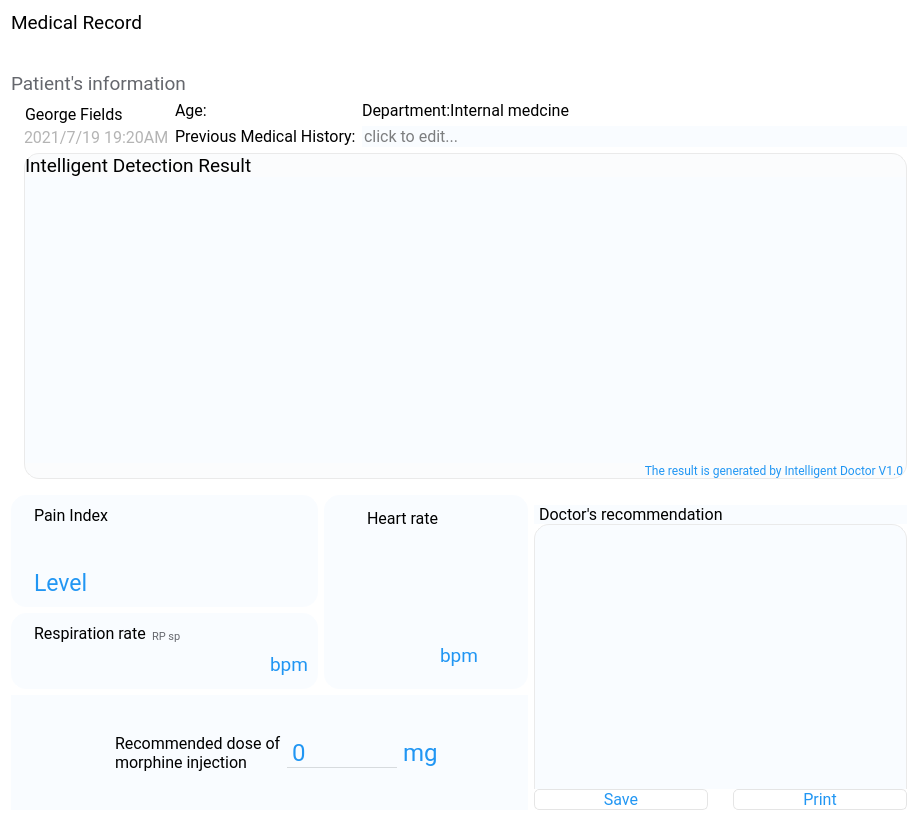
<?xml version="1.0" encoding="UTF-8"?>
<ui version="4.0">
 <class>medicalrecord</class>
 <widget class="QWidget" name="medicalrecord">
  <property name="geometry">
   <rect>
    <x>0</x>
    <y>0</y>
    <width>918</width>
    <height>821</height>
   </rect>
  </property>
  <property name="minimumSize">
   <size>
    <width>0</width>
    <height>821</height>
   </size>
  </property>
  <property name="maximumSize">
   <size>
    <width>16777215</width>
    <height>885</height>
   </size>
  </property>
  <property name="windowTitle">
   <string>Form</string>
  </property>
  <property name="styleSheet">
   <string notr="true">#medicalrecord{
	background-color: rgb(255, 255, 255);
}</string>
  </property>
  <layout class="QVBoxLayout" name="verticalLayout_8">
   <item>
    <layout class="QHBoxLayout" name="horizontalLayout">
     <item>
      <widget class="QLabel" name="label">
       <property name="font">
        <font>
         <family>Roboto</family>
         <pointsize>14</pointsize>
        </font>
       </property>
       <property name="text">
        <string>Medical Record</string>
       </property>
      </widget>
     </item>
     <item>
      <spacer name="horizontalSpacer">
       <property name="orientation">
        <enum>Qt::Horizontal</enum>
       </property>
       <property name="sizeHint" stdset="0">
        <size>
         <width>40</width>
         <height>20</height>
        </size>
       </property>
      </spacer>
     </item>
    </layout>
   </item>
   <item>
    <layout class="QHBoxLayout" name="horizontalLayout_2">
     <property name="topMargin">
      <number>32</number>
     </property>
     <item>
      <widget class="QLabel" name="label_2">
       <property name="font">
        <font>
         <family>Roboto</family>
         <pointsize>14</pointsize>
        </font>
       </property>
       <property name="styleSheet">
        <string notr="true">color:rgb(101,103,109);</string>
       </property>
       <property name="text">
        <string>Patient's information</string>
       </property>
      </widget>
     </item>
     <item>
      <spacer name="horizontalSpacer_2">
       <property name="orientation">
        <enum>Qt::Horizontal</enum>
       </property>
       <property name="sizeHint" stdset="0">
        <size>
         <width>40</width>
         <height>20</height>
        </size>
       </property>
      </spacer>
     </item>
    </layout>
   </item>
   <item>
    <layout class="QHBoxLayout" name="horizontalLayout_16">
     <property name="spacing">
      <number>6</number>
     </property>
     <property name="topMargin">
      <number>0</number>
     </property>
     <item>
      <widget class="QLabel" name="label_24">
       <property name="maximumSize">
        <size>
         <width>51</width>
         <height>51</height>
        </size>
       </property>
       <property name="text">
        <string/>
       </property>
       <property name="pixmap">
        <pixmap resource="resource.qrc">:/image/man1.png</pixmap>
       </property>
      </widget>
     </item>
     <item>
      <layout class="QVBoxLayout" name="verticalLayout_11">
       <property name="spacing">
        <number>0</number>
       </property>
       <item>
        <layout class="QHBoxLayout" name="horizontalLayout_4">
         <property name="rightMargin">
          <number>0</number>
         </property>
         <property name="bottomMargin">
          <number>0</number>
         </property>
         <item>
          <widget class="QPushButton" name="nameshow">
           <property name="maximumSize">
            <size>
             <width>16777215</width>
             <height>31</height>
            </size>
           </property>
           <property name="font">
            <font>
             <family>Roboto</family>
             <pointsize>12</pointsize>
            </font>
           </property>
           <property name="layoutDirection">
            <enum>Qt::RightToLeft</enum>
           </property>
           <property name="styleSheet">
            <string notr="true">text-align:left;</string>
           </property>
           <property name="text">
            <string>George Fields</string>
           </property>
           <property name="flat">
            <bool>true</bool>
           </property>
          </widget>
         </item>
         <item>
          <widget class="QLabel" name="gendershow">
           <property name="text">
            <string/>
           </property>
          </widget>
         </item>
        </layout>
       </item>
       <item>
        <layout class="QHBoxLayout" name="horizontalLayout_18">
         <property name="spacing">
          <number>6</number>
         </property>
         <property name="rightMargin">
          <number>0</number>
         </property>
         <item>
          <widget class="QLabel" name="timeshow">
           <property name="maximumSize">
            <size>
             <width>16777215</width>
             <height>20</height>
            </size>
           </property>
           <property name="font">
            <font>
             <family>Roboto</family>
             <pointsize>12</pointsize>
            </font>
           </property>
           <property name="styleSheet">
            <string notr="true">color:rgb(180, 180, 180);</string>
           </property>
           <property name="text">
            <string>2021/7/19 19:20AM</string>
           </property>
          </widget>
         </item>
        </layout>
       </item>
      </layout>
     </item>
     <item>
      <layout class="QFormLayout" name="formLayout">
       <item row="0" column="0">
        <layout class="QHBoxLayout" name="horizontalLayout_17">
         <item>
          <widget class="QLabel" name="label_27">
           <property name="font">
            <font>
             <family>Roboto</family>
             <pointsize>12</pointsize>
            </font>
           </property>
           <property name="text">
            <string>Age:</string>
           </property>
          </widget>
         </item>
         <item>
          <widget class="QLineEdit" name="ageshow">
           <property name="font">
            <font>
             <family>Roboto</family>
             <pointsize>10</pointsize>
            </font>
           </property>
           <property name="styleSheet">
            <string notr="true">border:0px solid white;</string>
           </property>
          </widget>
         </item>
        </layout>
       </item>
       <item row="0" column="1">
        <widget class="QLabel" name="label_28">
         <property name="font">
          <font>
           <family>Roboto</family>
           <pointsize>12</pointsize>
          </font>
         </property>
         <property name="text">
          <string>Department:Internal medcine</string>
         </property>
        </widget>
       </item>
       <item row="1" column="0">
        <widget class="QLabel" name="label_6">
         <property name="font">
          <font>
           <family>Roboto</family>
           <pointsize>12</pointsize>
          </font>
         </property>
         <property name="text">
          <string>Previous Medical History:</string>
         </property>
        </widget>
       </item>
       <item row="1" column="1">
        <widget class="QLineEdit" name="hisshow">
         <property name="minimumSize">
          <size>
           <width>257</width>
           <height>0</height>
          </size>
         </property>
         <property name="font">
          <font>
           <family>Roboto</family>
           <pointsize>12</pointsize>
          </font>
         </property>
         <property name="styleSheet">
          <string notr="true">background-color:rgb(249, 252, 255);
border-radius:15px;</string>
         </property>
         <property name="placeholderText">
          <string>click to edit...</string>
         </property>
        </widget>
       </item>
      </layout>
     </item>
    </layout>
   </item>
   <item>
    <layout class="QHBoxLayout" name="horizontalLayout_6">
     <item>
      <layout class="QVBoxLayout" name="verticalLayout_3">
       <item>
        <widget class="QLabel" name="ImageViwer">
         <property name="styleSheet">
          <string notr="true"/>
         </property>
         <property name="text">
          <string/>
         </property>
        </widget>
       </item>
      </layout>
     </item>
     <item>
      <layout class="QVBoxLayout" name="verticalLayout_2">
       <property name="spacing">
        <number>0</number>
       </property>
       <property name="bottomMargin">
        <number>0</number>
       </property>
       <item>
        <widget class="QLabel" name="Findings">
         <property name="font">
          <font>
           <family>Roboto</family>
           <pointsize>14</pointsize>
           <weight>50</weight>
           <bold>false</bold>
          </font>
         </property>
         <property name="styleSheet">
          <string notr="true">background-color:rgb(251,252,253);
border-left:1px solid rgb(234,234,234);
border-right:1px solid rgb(234,234,234);
border-bottom:0px solid rgb(234,234,234);
border-top:1px solid rgb(234,234,234);
border-top-left-radius:15px;
border-top-right-radius:15px;</string>
         </property>
         <property name="text">
          <string>Intelligent Detection Result</string>
         </property>
         <property name="margin">
          <number>10</number>
         </property>
         <property name="indent">
          <number>0</number>
         </property>
        </widget>
       </item>
       <item>
        <widget class="QTextBrowser" name="FindingsText">
         <property name="font">
          <font>
           <family>Microsoft YaHei</family>
           <pointsize>12</pointsize>
          </font>
         </property>
         <property name="styleSheet">
          <string notr="true">background-color:rgb(249, 252, 255);
border-top:0px solid rgb(234,234,234);
border-left:1px solid rgb(234,234,234);
border-right:1px solid rgb(234,234,234);
border-bottom:0px solid rgb(234,234,234);
text-indent:5px;</string>
         </property>
         <property name="html">
          <string>&lt;!DOCTYPE HTML PUBLIC &quot;-//W3C//DTD HTML 4.0//EN&quot; &quot;http://www.w3.org/TR/REC-html40/strict.dtd&quot;&gt;
&lt;html&gt;&lt;head&gt;&lt;meta name=&quot;qrichtext&quot; content=&quot;1&quot; /&gt;&lt;style type=&quot;text/css&quot;&gt;
p, li { white-space: pre-wrap; }
&lt;/style&gt;&lt;/head&gt;&lt;body style=&quot; font-family:'Microsoft YaHei'; font-size:12pt; font-weight:400; font-style:normal;&quot;&gt;
&lt;p style=&quot;-qt-paragraph-type:empty; margin-top:0px; margin-bottom:0px; margin-left:0px; margin-right:0px; -qt-block-indent:0; text-indent:0px; font-family:'Microsoft YaHei UI Light'; font-size:15pt;&quot;&gt;&lt;br /&gt;&lt;/p&gt;&lt;/body&gt;&lt;/html&gt;</string>
         </property>
        </widget>
       </item>
       <item>
        <widget class="QLabel" name="label_8">
         <property name="font">
          <font>
           <family>Roboto</family>
          </font>
         </property>
         <property name="styleSheet">
          <string notr="true">color:rgb(33,150,243);
background-color:rgb(251,252,253);
border-left:1px solid rgb(234,234,234);
border-right:1px solid rgb(234,234,234);
border-bottom:1px solid rgb(234,234,234);
border-top:0px solid rgb(234,234,234);
border-bottom-left-radius:15px;
border-bottom-right-radius:15px;</string>
         </property>
         <property name="text">
          <string>The result is generated by Intelligent Doctor V1.0</string>
         </property>
         <property name="alignment">
          <set>Qt::AlignRight|Qt::AlignTrailing|Qt::AlignVCenter</set>
         </property>
         <property name="margin">
          <number>10</number>
         </property>
        </widget>
       </item>
      </layout>
     </item>
    </layout>
   </item>
   <item>
    <layout class="QHBoxLayout" name="horizontalLayout_3">
     <property name="topMargin">
      <number>10</number>
     </property>
     <item>
      <layout class="QVBoxLayout" name="verticalLayout">
       <item>
        <layout class="QHBoxLayout" name="horizontalLayout_9">
         <item>
          <layout class="QVBoxLayout" name="verticalLayout_4">
           <item>
            <widget class="QFrame" name="frame_2">
             <property name="maximumSize">
              <size>
               <width>419</width>
               <height>16777215</height>
              </size>
             </property>
             <property name="styleSheet">
              <string notr="true">#frame_2{
background-color:rgb(249,252,255);
border:1px solid rgb(249,252,255);
border-radius:15px;
}</string>
             </property>
             <property name="frameShape">
              <enum>QFrame::StyledPanel</enum>
             </property>
             <property name="frameShadow">
              <enum>QFrame::Raised</enum>
             </property>
             <layout class="QVBoxLayout" name="verticalLayout_5">
              <item>
               <layout class="QHBoxLayout" name="horizontalLayout_7">
                <item>
                 <widget class="QLabel" name="label_9">
                  <property name="text">
                   <string/>
                  </property>
                  <property name="pixmap">
                   <pixmap resource="resource.qrc">:/image/painindex.png</pixmap>
                  </property>
                 </widget>
                </item>
                <item>
                 <widget class="QLabel" name="label_10">
                  <property name="font">
                   <font>
                    <family>Roboto</family>
                    <pointsize>12</pointsize>
                   </font>
                  </property>
                  <property name="text">
                   <string>Pain Index</string>
                  </property>
                 </widget>
                </item>
                <item>
                 <spacer name="horizontalSpacer_5">
                  <property name="orientation">
                   <enum>Qt::Horizontal</enum>
                  </property>
                  <property name="sizeHint" stdset="0">
                   <size>
                    <width>40</width>
                    <height>20</height>
                   </size>
                  </property>
                 </spacer>
                </item>
               </layout>
              </item>
              <item>
               <layout class="QHBoxLayout" name="horizontalLayout_8">
                <item>
                 <widget class="QLabel" name="label_11">
                  <property name="text">
                   <string/>
                  </property>
                  <property name="pixmap">
                   <pixmap resource="resource.qrc">:/image/indexpain.png</pixmap>
                  </property>
                 </widget>
                </item>
                <item>
                 <widget class="QLabel" name="label_12">
                  <property name="font">
                   <font>
                    <family>Roboto</family>
                    <pointsize>17</pointsize>
                   </font>
                  </property>
                  <property name="styleSheet">
                   <string notr="true">color:rgb(33,150,243);
</string>
                  </property>
                  <property name="text">
                   <string>Level</string>
                  </property>
                  <property name="alignment">
                   <set>Qt::AlignBottom|Qt::AlignLeading|Qt::AlignLeft</set>
                  </property>
                 </widget>
                </item>
                <item>
                 <widget class="QLineEdit" name="painshow">
                  <property name="minimumSize">
                   <size>
                    <width>0</width>
                    <height>66</height>
                   </size>
                  </property>
                  <property name="font">
                   <font>
                    <family>Roboto</family>
                    <pointsize>14</pointsize>
                    <weight>75</weight>
                    <bold>true</bold>
                   </font>
                  </property>
                  <property name="styleSheet">
                   <string notr="true">border:0px solid white;
color:rgb(33,150,243);
background-color:rgb(249,252,255);

</string>
                  </property>
                  <property name="alignment">
                   <set>Qt::AlignBottom|Qt::AlignLeading|Qt::AlignLeft</set>
                  </property>
                 </widget>
                </item>
                <item>
                 <spacer name="horizontalSpacer_7">
                  <property name="orientation">
                   <enum>Qt::Horizontal</enum>
                  </property>
                  <property name="sizeHint" stdset="0">
                   <size>
                    <width>40</width>
                    <height>20</height>
                   </size>
                  </property>
                 </spacer>
                </item>
               </layout>
              </item>
             </layout>
            </widget>
           </item>
           <item>
            <widget class="QFrame" name="frame">
             <property name="maximumSize">
              <size>
               <width>419</width>
               <height>16777215</height>
              </size>
             </property>
             <property name="styleSheet">
              <string notr="true">#frame{
background-color:rgb(249,252,255);
border:1px solid rgb(249,252,255);
border-radius:15px;
}</string>
             </property>
             <property name="frameShape">
              <enum>QFrame::StyledPanel</enum>
             </property>
             <property name="frameShadow">
              <enum>QFrame::Raised</enum>
             </property>
             <layout class="QVBoxLayout" name="verticalLayout_6">
              <item>
               <layout class="QHBoxLayout" name="horizontalLayout_10">
                <item>
                 <widget class="QLabel" name="label_7">
                  <property name="maximumSize">
                   <size>
                    <width>30</width>
                    <height>16777215</height>
                   </size>
                  </property>
                  <property name="text">
                   <string/>
                  </property>
                  <property name="pixmap">
                   <pixmap resource="resource.qrc">:/image/Respiration rate.png</pixmap>
                  </property>
                  <property name="scaledContents">
                   <bool>false</bool>
                  </property>
                 </widget>
                </item>
                <item>
                 <widget class="QLabel" name="label_13">
                  <property name="font">
                   <font>
                    <family>Roboto</family>
                    <pointsize>12</pointsize>
                   </font>
                  </property>
                  <property name="styleSheet">
                   <string notr="true">color:rgb(0,0,0);</string>
                  </property>
                  <property name="text">
                   <string>Respiration rate</string>
                  </property>
                 </widget>
                </item>
                <item>
                 <widget class="QLabel" name="label_14">
                  <property name="font">
                   <font>
                    <family>Roboto</family>
                    <pointsize>8</pointsize>
                   </font>
                  </property>
                  <property name="styleSheet">
                   <string notr="true">color:rgb(101,103,109);</string>
                  </property>
                  <property name="text">
                   <string>RP sp</string>
                  </property>
                  <property name="alignment">
                   <set>Qt::AlignBottom|Qt::AlignLeading|Qt::AlignLeft</set>
                  </property>
                  <property name="wordWrap">
                   <bool>false</bool>
                  </property>
                  <property name="margin">
                   <number>5</number>
                  </property>
                  <property name="indent">
                   <number>0</number>
                  </property>
                 </widget>
                </item>
                <item>
                 <spacer name="horizontalSpacer_6">
                  <property name="orientation">
                   <enum>Qt::Horizontal</enum>
                  </property>
                  <property name="sizeHint" stdset="0">
                   <size>
                    <width>40</width>
                    <height>20</height>
                   </size>
                  </property>
                 </spacer>
                </item>
               </layout>
              </item>
              <item>
               <layout class="QHBoxLayout" name="horizontalLayout_11">
                <item>
                 <widget class="QLineEdit" name="resshow">
                  <property name="font">
                   <font>
                    <family>Roboto</family>
                    <pointsize>17</pointsize>
                    <weight>75</weight>
                    <bold>true</bold>
                   </font>
                  </property>
                  <property name="layoutDirection">
                   <enum>Qt::RightToLeft</enum>
                  </property>
                  <property name="styleSheet">
                   <string notr="true">border:0px solid white;
color:rgb(33,150,243);
background-color:rgb(249,252,255);
background-image: url(:/image/ratecoor_gaitubao_260x86.png);
background-repeat:no-repeat;
background-position:left;
</string>
                  </property>
                  <property name="alignment">
                   <set>Qt::AlignRight|Qt::AlignTrailing|Qt::AlignVCenter</set>
                  </property>
                 </widget>
                </item>
                <item>
                 <widget class="QLabel" name="label_16">
                  <property name="font">
                   <font>
                    <family>Roboto</family>
                    <pointsize>14</pointsize>
                   </font>
                  </property>
                  <property name="styleSheet">
                   <string notr="true">color:rgb(33,150,243);
</string>
                  </property>
                  <property name="text">
                   <string>bpm</string>
                  </property>
                 </widget>
                </item>
               </layout>
              </item>
             </layout>
            </widget>
           </item>
          </layout>
         </item>
         <item>
          <widget class="QFrame" name="frame_3">
           <property name="styleSheet">
            <string notr="true">#frame_3{
background-color:rgb(249,252,255);
border:1px solid rgb(249,252,255);
border-radius:15px;
}</string>
           </property>
           <property name="frameShape">
            <enum>QFrame::StyledPanel</enum>
           </property>
           <property name="frameShadow">
            <enum>QFrame::Raised</enum>
           </property>
           <layout class="QVBoxLayout" name="verticalLayout_7">
            <property name="bottomMargin">
             <number>3</number>
            </property>
            <item>
             <layout class="QHBoxLayout" name="horizontalLayout_12">
              <property name="bottomMargin">
               <number>0</number>
              </property>
              <item>
               <widget class="QLabel" name="label_17">
                <property name="minimumSize">
                 <size>
                  <width>27</width>
                  <height>27</height>
                 </size>
                </property>
                <property name="maximumSize">
                 <size>
                  <width>27</width>
                  <height>27</height>
                 </size>
                </property>
                <property name="font">
                 <font>
                  <family>Roboto</family>
                  <pointsize>12</pointsize>
                 </font>
                </property>
                <property name="text">
                 <string/>
                </property>
                <property name="pixmap">
                 <pixmap resource="resource.qrc">:/image/heart.png</pixmap>
                </property>
                <property name="scaledContents">
                 <bool>true</bool>
                </property>
               </widget>
              </item>
              <item>
               <widget class="QLabel" name="label_18">
                <property name="minimumSize">
                 <size>
                  <width>0</width>
                  <height>27</height>
                 </size>
                </property>
                <property name="maximumSize">
                 <size>
                  <width>16777215</width>
                  <height>27</height>
                 </size>
                </property>
                <property name="font">
                 <font>
                  <family>Roboto</family>
                  <pointsize>12</pointsize>
                 </font>
                </property>
                <property name="text">
                 <string>Heart rate</string>
                </property>
               </widget>
              </item>
              <item>
               <spacer name="horizontalSpacer_9">
                <property name="orientation">
                 <enum>Qt::Horizontal</enum>
                </property>
                <property name="sizeHint" stdset="0">
                 <size>
                  <width>40</width>
                  <height>20</height>
                 </size>
                </property>
               </spacer>
              </item>
             </layout>
            </item>
            <item>
             <spacer name="horizontalSpacer_16">
              <property name="orientation">
               <enum>Qt::Horizontal</enum>
              </property>
              <property name="sizeHint" stdset="0">
               <size>
                <width>40</width>
                <height>20</height>
               </size>
              </property>
             </spacer>
            </item>
            <item>
             <widget class="QLabel" name="label_19">
              <property name="maximumSize">
               <size>
                <width>200</width>
                <height>150</height>
               </size>
              </property>
              <property name="text">
               <string/>
              </property>
              <property name="pixmap">
               <pixmap resource="resource.qrc">:/image/boxing_gaitubao_264x150.png</pixmap>
              </property>
              <property name="alignment">
               <set>Qt::AlignCenter</set>
              </property>
             </widget>
            </item>
            <item>
             <layout class="QHBoxLayout" name="horizontalLayout_13">
              <property name="spacing">
               <number>6</number>
              </property>
              <property name="topMargin">
               <number>0</number>
              </property>
              <property name="bottomMargin">
               <number>0</number>
              </property>
              <item>
               <widget class="QLineEdit" name="heartshow">
                <property name="maximumSize">
                 <size>
                  <width>100</width>
                  <height>100</height>
                 </size>
                </property>
                <property name="font">
                 <font>
                  <family>Roboto</family>
                  <pointsize>24</pointsize>
                  <weight>75</weight>
                  <bold>true</bold>
                 </font>
                </property>
                <property name="styleSheet">
                 <string notr="true">border:0px solid white;
color:rgb(33,150,243);
background-color:rgb(249,252,255);

</string>
                </property>
                <property name="alignment">
                 <set>Qt::AlignRight|Qt::AlignTrailing|Qt::AlignVCenter</set>
                </property>
               </widget>
              </item>
              <item>
               <widget class="QLabel" name="label_20">
                <property name="font">
                 <font>
                  <family>Roboto</family>
                  <pointsize>14</pointsize>
                 </font>
                </property>
                <property name="styleSheet">
                 <string notr="true">color:rgb(33,150,243);
</string>
                </property>
                <property name="text">
                 <string>bpm</string>
                </property>
               </widget>
              </item>
              <item>
               <spacer name="horizontalSpacer_10">
                <property name="orientation">
                 <enum>Qt::Horizontal</enum>
                </property>
                <property name="sizeHint" stdset="0">
                 <size>
                  <width>40</width>
                  <height>20</height>
                 </size>
                </property>
               </spacer>
              </item>
             </layout>
            </item>
           </layout>
          </widget>
         </item>
        </layout>
       </item>
       <item>
        <widget class="QFrame" name="hoframe">
         <property name="styleSheet">
          <string notr="true">#hoframe{
	background-color: rgb(249, 252, 255);
}</string>
         </property>
         <layout class="QHBoxLayout" name="horizontalLayout_14">
          <item>
           <spacer name="horizontalSpacer_12">
            <property name="orientation">
             <enum>Qt::Horizontal</enum>
            </property>
            <property name="sizeHint" stdset="0">
             <size>
              <width>40</width>
              <height>20</height>
             </size>
            </property>
           </spacer>
          </item>
          <item>
           <widget class="QLabel" name="label_21">
            <property name="text">
             <string/>
            </property>
            <property name="pixmap">
             <pixmap resource="resource.qrc">:/image/draugdose.png</pixmap>
            </property>
           </widget>
          </item>
          <item>
           <widget class="QLabel" name="label_22">
            <property name="font">
             <font>
              <family>Roboto</family>
              <pointsize>12</pointsize>
             </font>
            </property>
            <property name="text">
             <string>Recommended dose of morphine injection</string>
            </property>
            <property name="wordWrap">
             <bool>true</bool>
            </property>
           </widget>
          </item>
          <item>
           <widget class="QComboBox" name="drugoutshow">
            <property name="minimumSize">
             <size>
              <width>110</width>
              <height>0</height>
             </size>
            </property>
            <property name="maximumSize">
             <size>
              <width>110</width>
              <height>16777215</height>
             </size>
            </property>
            <property name="font">
             <font>
              <family>Roboto</family>
              <pointsize>18</pointsize>
             </font>
            </property>
            <property name="layoutDirection">
             <enum>Qt::LeftToRight</enum>
            </property>
            <property name="styleSheet">
             <string notr="true">#drugoutshow{
border-top:0px solid white;
border-left:0px solid white;
border-right:0px solid white;
border-bottom:1px solid rgb(215,219,222);
color:rgb(33,150,243);
background-color:rgb(249,252,255);
}
#drugoutshow::drop-down{
      subcontrol-origin: padding;
      subcontrol-position: top right;
      width: 15px;
      border:none;
}
#drugoutshow::down-arrow{
image:url(:/image/downarrow.png);
}</string>
            </property>
            <property name="editable">
             <bool>false</bool>
            </property>
            <item>
             <property name="text">
              <string>0</string>
             </property>
            </item>
            <item>
             <property name="text">
              <string>0-1</string>
             </property>
            </item>
            <item>
             <property name="text">
              <string>1-2</string>
             </property>
            </item>
            <item>
             <property name="text">
              <string>2-3</string>
             </property>
            </item>
            <item>
             <property name="text">
              <string>3-4</string>
             </property>
            </item>
            <item>
             <property name="text">
              <string>4-5</string>
             </property>
            </item>
            <item>
             <property name="text">
              <string>5-6</string>
             </property>
            </item>
            <item>
             <property name="text">
              <string>6-7</string>
             </property>
            </item>
            <item>
             <property name="text">
              <string>7-8</string>
             </property>
            </item>
            <item>
             <property name="text">
              <string>8-9</string>
             </property>
            </item>
            <item>
             <property name="text">
              <string>9-10</string>
             </property>
            </item>
            <item>
             <property name="text">
              <string>10-15</string>
             </property>
            </item>
            <item>
             <property name="text">
              <string>15-20</string>
             </property>
            </item>
            <item>
             <property name="text">
              <string>&gt;20</string>
             </property>
            </item>
           </widget>
          </item>
          <item>
           <widget class="QLabel" name="label_23">
            <property name="font">
             <font>
              <family>Roboto</family>
              <pointsize>18</pointsize>
             </font>
            </property>
            <property name="styleSheet">
             <string notr="true">color:rgb(33,150,243);</string>
            </property>
            <property name="text">
             <string>mg</string>
            </property>
           </widget>
          </item>
          <item>
           <spacer name="horizontalSpacer_11">
            <property name="orientation">
             <enum>Qt::Horizontal</enum>
            </property>
            <property name="sizeHint" stdset="0">
             <size>
              <width>40</width>
              <height>20</height>
             </size>
            </property>
           </spacer>
          </item>
         </layout>
        </widget>
       </item>
      </layout>
     </item>
     <item>
      <layout class="QVBoxLayout" name="verticalLayout_10">
       <property name="spacing">
        <number>0</number>
       </property>
       <property name="topMargin">
        <number>10</number>
       </property>
       <item>
        <widget class="QLabel" name="Findings_2">
         <property name="maximumSize">
          <size>
           <width>16777215</width>
           <height>20</height>
          </size>
         </property>
         <property name="font">
          <font>
           <family>Roboto</family>
           <pointsize>12</pointsize>
           <weight>50</weight>
           <bold>false</bold>
          </font>
         </property>
         <property name="styleSheet">
          <string notr="true">background-color: rgb(249, 252, 255);</string>
         </property>
         <property name="text">
          <string>Doctor's recommendation</string>
         </property>
         <property name="indent">
          <number>5</number>
         </property>
        </widget>
       </item>
       <item>
        <widget class="QTextBrowser" name="rectext">
         <property name="font">
          <font>
           <family>Microsoft YaHei</family>
           <pointsize>12</pointsize>
          </font>
         </property>
         <property name="styleSheet">
          <string notr="true">background-color:rgb(249, 252, 255);
border-top:1px solid rgb(234,234,234);
border-left:1px solid rgb(234,234,234);
border-right:1px solid rgb(234,234,234);
border-bottom:0px solid rgb(234,234,234);
border-top-left-radius:15px;
border-top-right-radius:15px;</string>
         </property>
         <property name="html">
          <string>&lt;!DOCTYPE HTML PUBLIC &quot;-//W3C//DTD HTML 4.0//EN&quot; &quot;http://www.w3.org/TR/REC-html40/strict.dtd&quot;&gt;
&lt;html&gt;&lt;head&gt;&lt;meta name=&quot;qrichtext&quot; content=&quot;1&quot; /&gt;&lt;style type=&quot;text/css&quot;&gt;
p, li { white-space: pre-wrap; }
&lt;/style&gt;&lt;/head&gt;&lt;body style=&quot; font-family:'Microsoft YaHei'; font-size:12pt; font-weight:400; font-style:normal;&quot;&gt;
&lt;p style=&quot;-qt-paragraph-type:empty; margin-top:0px; margin-bottom:0px; margin-left:0px; margin-right:0px; -qt-block-indent:0; text-indent:0px; font-family:'Microsoft YaHei UI Light'; font-size:15pt;&quot;&gt;&lt;br /&gt;&lt;/p&gt;&lt;/body&gt;&lt;/html&gt;</string>
         </property>
        </widget>
       </item>
       <item>
        <layout class="QHBoxLayout" name="horizontalLayout_15">
         <property name="spacing">
          <number>25</number>
         </property>
         <item>
          <widget class="QPushButton" name="pushButton_3">
           <property name="minimumSize">
            <size>
             <width>100</width>
             <height>0</height>
            </size>
           </property>
           <property name="font">
            <font>
             <family>Roboto</family>
             <pointsize>12</pointsize>
             <weight>50</weight>
             <bold>false</bold>
            </font>
           </property>
           <property name="styleSheet">
            <string notr="true">background-color:white;
color:rgb(33, 150, 243);
border:1px solid rgb(229,229,229);
border-radius:5px;</string>
           </property>
           <property name="text">
            <string>Save</string>
           </property>
          </widget>
         </item>
         <item>
          <widget class="QPushButton" name="pushButton_4">
           <property name="minimumSize">
            <size>
             <width>100</width>
             <height>0</height>
            </size>
           </property>
           <property name="font">
            <font>
             <family>Roboto</family>
             <pointsize>12</pointsize>
             <weight>50</weight>
             <bold>false</bold>
            </font>
           </property>
           <property name="styleSheet">
            <string notr="true">background-color:white;
color:rgb(33, 150, 243);
border:1px solid rgb(229,229,229);
border-radius:5px;</string>
           </property>
           <property name="text">
            <string>Print</string>
           </property>
          </widget>
         </item>
        </layout>
       </item>
      </layout>
     </item>
    </layout>
   </item>
  </layout>
 </widget>
 <resources>
  <include location="resource.qrc"/>
 </resources>
 <connections/>
</ui>
